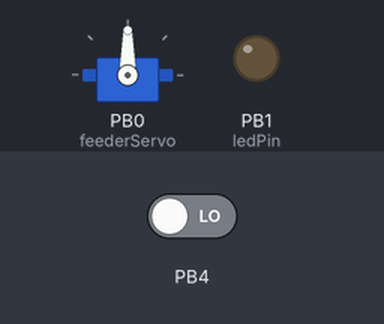
The sketch below on a simulated ATtiny85, built with avr-gcc and run on an emulated ATtiny85. Parts: servo, output pins drawn as LEDs (lit = HIGH). Inputs (shaded band) come from the test bench; at power-on: PB4 LOW. Sleep ends after the set time or at an interrupt.

Above: at 1.2 s.
1.3 s: PB4 driven HIGH
At 2.1 s:
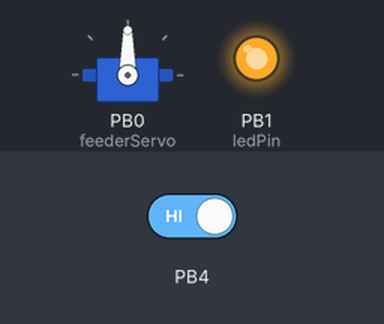
Timing chart, 0 to 4.3 s (numbered marks = the images above; inputs shaded):
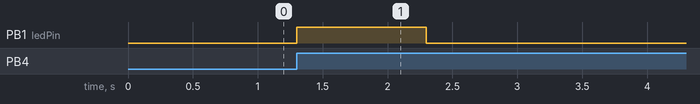

The sketch:

feeder_code_test.ino
```cpp
/**************************************************************************************************************************************************************/
////LIBRARIES
/**************************************************************************************************************************************************************/

#include <avr/sleep.h>
#include <avr/interrupt.h>
#include <SoftwareServo.h>


/**************************************************************************************************************************************************************/
////PINS
/**************************************************************************************************************************************************************/

//#define voltagePin  2
#define ledPin  1
#define voltagePin  A2


/**************************************************************************************************************************************************************/
////VARIABLES
/**************************************************************************************************************************************************************/

//WDT variables
volatile int watchDog_counter;
int wd_target = 2; //target for wd counter

//PC interrupt variables
volatile int buttonFlag;
unsigned long last_interrupt_time;
int voltage;

// values are set depending on resistor values.
//3 resistors used (1 per button): 1.5k, 5.6k, 7.5k
#define minNb  190 //175 to 185 based on a ___ resistor value for "Num of meals" button
#define maxNb  205
#define minSize  210 //189 to 220 based on a ___ resistor value for "Size of meals" button
#define maxSize  1023
#define minReset  0 //120 to 166 based on a ___ resistor value for SELECT button
#define maxReset  189


//Food Data variables

//amount of meals per day
int meal_nb = 1;
#define max_meal_nb 3

//amount of cylinder spins (meal size)
int meal_size = 1;
#define max_meal_size 5


//Servo variables
int pos = 0; //NEEDS TO BE AN INT, NOT A BYTE


/**************************************************************************************************************************************************************/
////OBJECTS
/**************************************************************************************************************************************************************/
SoftwareServo feederServo;      // creates feederServo as object to control a servo


/**************************************************************************************************************************************************************/
////SETUP
/**************************************************************************************************************************************************************/

void setup() {

  // watchDog_counter = 0;

  //SoftwareServo setup
  feederServo.attach(0);                        // attaches the servo on pin 0 to the servo object


  //pins setup
  DDRB &= ~(1 << voltagePin);
  PORTB |= (1 << voltagePin);
  DDRB |= (1 << ledPin);


  //Pin Change interrupt setup
  //Enable interrupts
  GIMSK |= (1 << PCIE);
  PCMSK |= _BV(PCINT4);
  sei();


  //EXT INTERRUPT STUFF
  //IMSK |= (1 << PCIE);
  //set low lvl trigger (keeps triggering while button not released)
  //MCUCR &= ~(1 << ISC01);
  //TRYING TO PUT THIS INSTEAD!! (FOR FALLING EDGE):  MCUCR |= (1 << ISC01);
  //MCUCR |= (1 << ISC00);


  sleep_enable();
  set_sleep_mode(SLEEP_MODE_PWR_DOWN);
}


/**************************************************************************************************************************************************************/
////LOOP
/**************************************************************************************************************************************************************/


void loop() {
  //Watchdog timer setup  //Putting this in setup causes a problem when servo writing
  //This order of commands is important and cannot be combined
  MCUSR &= ~(1 << WDRF); //Clear the watch dog reset
  WDTCR |= (1 << WDCE) | (1 << WDE); //Set WD_change enable, set WD enable
  WDTCR = 0B100001; //Set prescaler to 8 sec (see p.46 of datasheet to change prescaler), and OVERWRITE WDTCR value ( dont just use |= )
  WDTCR |= _BV(WDIE); //Set the interrupt enable, this will keep unit from resetting after each int


  ADCSRA &= ~_BV(ADEN);      //Turn ADC off, saves ~230uA
  sleep_cpu();
  ADCSRA |= _BV(ADEN);        //will ADC need to be turned on after sleep?


  delay(1000);
  PORTB &= ~(1 << ledPin);


  if (!(watchDog_counter % wd_target)) {
    //  feedTheFish();
  }


  if (buttonFlag) {
    // buttonsAction(); //reads voltage and makes a different action depending on button that was pressed
    buttonFlag = 0;
  }


}


/**************************************************************************************************************************************************************/
////FUNCTIONS
/**************************************************************************************************************************************************************/


ISR(PCINT0_vect) { //NOT PCINT0_vect!
  if (!(PINB & (1 << PB4))) buttonFlag = 1; //tell the arduino a button was pressed, not released
  PORTB |= (1 << ledPin);
}


ISR(WDT_vect) {
  watchDog_counter++;
  PORTB |= (1 << ledPin);
}
```

buttonsAction.ino
```cpp
void buttonsAction() {
  unsigned long interrupt_time = millis(); //saves time at which this interrupt starts
  if (interrupt_time - last_interrupt_time > 200)  //compares last time interrupt was finished to now. We give 200 millis to ignore rebounds
  {

    voltage = analogRead(voltagePin);


    /**************************************************************************************************************************************************************/
    //NB OF MEALS BUTTON IS PRESSED
    if (minNb <= voltage && voltage <= maxNb) {
      if (meal_nb < max_meal_nb) meal_nb++;
      else meal_nb = 1;
          for (int i = 0; i < 2; i++) {
      PORTB ^= (1 << ledPin);
      delay(1000);
    }
    }


    /**************************************************************************************************************************************************************/
    //SIZE OF MEALS BUTTON IS PRESSED
    if (minSize <= voltage && voltage <= maxSize) {
      if (meal_size < max_meal_size) meal_size++;
      else meal_size = 1;
          for (int i = 0; i < 6; i++) {
      PORTB ^= (1 << ledPin);
      delay(500);
    }
    }


    /**************************************************************************************************************************************************************/
    //RESET BUTTON IS PRESSED
    if (minReset <= voltage && voltage <= maxReset) {
    for (int i = 0; i < 10; i++) {
      PORTB ^= (1 << ledPin);
      delay(100);
    }
    }

    //SAVE WHEN THE INTERRUPT OCCURED TO PREVENT BOUNCES FROM TRIGGERING MULTIPLE INTERRUPTS
    last_interrupt_time = interrupt_time;

  }
}
```

feedTheFish.ino
```cpp
void feedTheFish() {

  //0: Shake the food supplies to make it fall in


  //1: mouvement dans sens horaire vers la sortie
  for (int s = 0; s < 1; s++) {

    for (pos = 0; pos <= 180; pos ++)       // goes from 0 degrees to 180 degrees
    { // in steps of 1 degree
      feederServo.write(pos);                     // tell servo to go to position in variable 'pos'
      delay(15);                              // waits 15 milliseconds for the servo to reach the position
      SoftwareServo::refresh();               // required by SoftwareServo Library to sweep correctly
    }
    delay (200);                               // required by SoftwareServo Library to sweep correctly


      //2: mouvement dans sens antihoraire vers le réservoir
      for (pos = 180; pos >= 0; pos --)     {  // goes from 180 degrees to 0 degrees
        feederServo.write(pos);                     // tell servo to go to position in variable 'pos'
        delay(15);                              // waits 15 milliseconds for the servo to reach the position
        SoftwareServo::refresh();               // required by SoftwareServo Library to sweep correctly
      }
      delay(200);                                // required by SoftwareServo Library to sweep correctly


      for (int i = 0; i < 10; i++) {
        PORTB ^= (1 << ledPin);
        delay(100);
      }

    }
  }
```

shakeTheFood.ino
```cpp
  void shakeTheFood() {  //shake the container 3 times to settle
    for (int i = 0; i < 3; i++) {
      for (pos = 0; pos <= 20; pos ++)       // goes from 0 degrees to 180 degrees
      { // in steps of 1 degree
        feederServo.write(pos);                     // tell servo to go to position in variable 'pos'
        delay(15);                              // waits 15 milliseconds for the servo to reach the position
        SoftwareServo::refresh();               // required by SoftwareServo Library to sweep correctly
      }
      delay (20);

      for (pos = 20; pos >= 10; pos --)       // goes from 0 degrees to 180 degrees
      { // in steps of 1 degree
        feederServo.write(pos);                     // tell servo to go to position in variable 'pos'
        delay(15);                              // waits 15 milliseconds for the servo to reach the position
        SoftwareServo::refresh();               // required by SoftwareServo Library to sweep correctly
      }
      delay (20);
    }
  }
```
